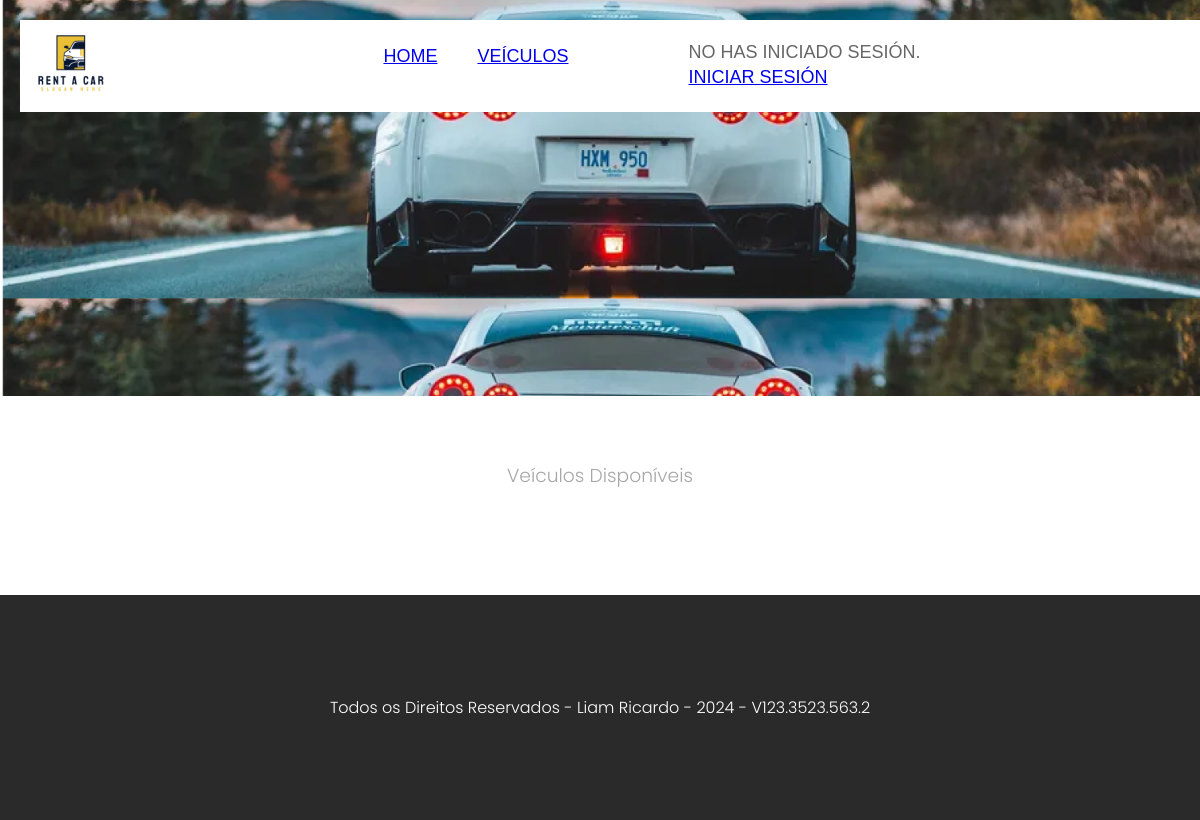
The app's page /veiculos, older data.
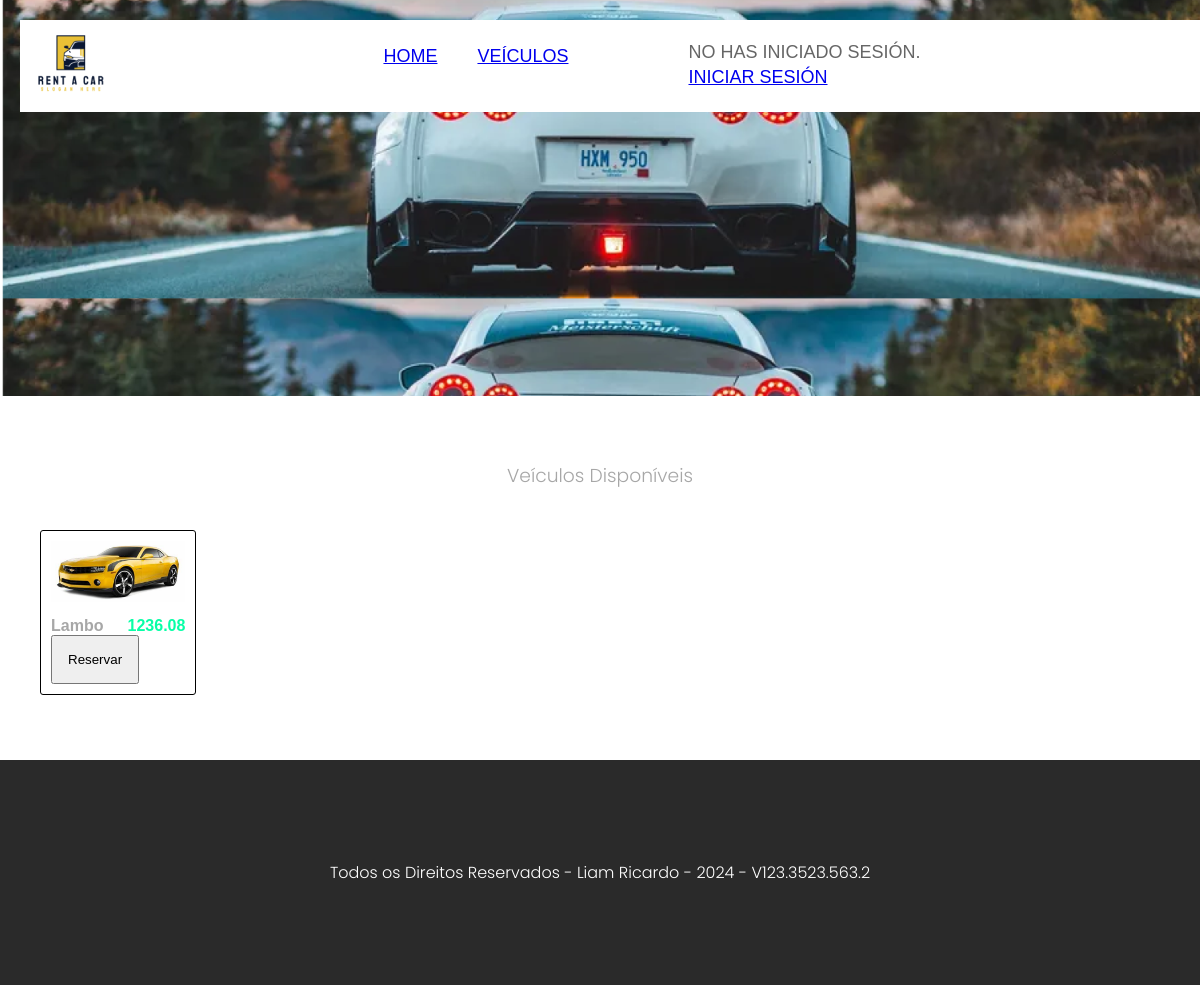
The same page, newer data.
### app/models.py (models this page shows, shortened)
class Veicles(db.Model):
    __tablename__ = 'Veicles'
    id = db.Column(db.Integer ,primary_key=True)
    Marca = db.Column(db.String(80) , nullable=False)
    Modelo = db.Column(db.String(100) , nullable=False)
    Placa = db.Column(db.String(100), nullable=False)
    Valor = db.Column(db.Float, nullable=False)
    Img = db.Column(db.String(100), nullable=False)

### app/routes.py (the view)
@main.route('/veiculos')
def veiculos():
    veiculos_list = Veicles.query.all()
    return render_template('veiculos.html', veiculos=veiculos_list)

### app/templates/veiculos.html (shortened to what this page needs)
{% extends 'base.html' %}
{% block conte %}
<section id="content">
    <main id="main">
        <section id="Veiculos">
            <h1>Veículos Disponíveis</h1>
            <div class="listaVeiculos">
                {% for veiculo in veiculos %}
                <div class="blocosVeiculos">
                    <img src="/static/uploads/{{ veiculo.Img }}" alt="Imagem do veículo">
                    <div class="legenda">
                        <span class="nome">{{ veiculo.Marca }}</span>
                        <span class="preco">{{ veiculo.Valor }}</span>
                    </div>
                    <form action="/reservar/{{ veiculo.id }}" method="get">
                        <input type="submit" value="Reservar" class="btn-reservar">
                    </form>
                </div>
                {% endfor %}
            </div>
        </section>
    </main>
</section>
{% endblock %}

### app/templates/base.html (shortened to what this page needs)
<!DOCTYPE html>
<html lang="en">
<head>
    <link rel="stylesheet" href="static/css/app.css">
</head>
<body>
{% block manu %}
    <section id="header">
        <div id="menu">
            <div id="logo">
                <img src="static/imagens/logo.png" width="84">
            </div>
            <nav>
                <ul class="poppins-light">
                    <li><a href="menu">Home</a></li>
                    <li><a href="veiculos">Veículos</a></li>
                    <li>
                    {% if session['username'] %}
                        <p>{{ session['username'] }}</p>
                        <a href="/login">Cerrar sesión</a>
                    {% else %}
                        <p>No has iniciado sesión.</p>
                        <a href="/login">Iniciar sesión</a>
                    {% endif %}</li>
                </ul>
            </nav>
        </div>
    </section>
{% endblock  %}
{% block conte %}
{% endblock %}
    <footer>
        Todos os Direitos Reservados - Liam Ricardo - 2024 - V123.3523.563.2
    </footer>
</body>
</html>

### app/static/css/app.css (style rules this page uses)
* { margin: 0px;padding: 0px; font-family: Verdana, Geneva, Tahoma, sans-serif; }
:root { --verde: #07FFA6; --preto: #2A2A2A; --amarelo: #E9C035; --corTexto: #3A3A3A; --corNome: #A7A7A7; }
.poppins-light { font-family: "Poppins", sans-serif; font-weight: 300; font-style: normal; }
body, html { background-color: #fff !important; height: 100vh; }
#header { background-image: url('../imagens/backgroundTopo.png'); background-size: 100%; padding: 20px 20px; height: 356px; }
#menu { display: flex; flex-direction: row; justify-content: space-between; background-color: #fff; width: 100%; align-items: center; padding: 10px; }
#menu nav ul { display: flex; flex-direction: row; gap: 40px; }
#menu nav ul li { list-style: none; font-size: 18px; color: #666666; text-transform: uppercase; font-family: "Poppins", sans-serif; font-weight: 300; font-style: normal; }
#content { padding: 65px 40px; background-repeat: no-repeat; background-position: 0 0; }
#main { background-repeat: no-repeat; background-position: bottom left; }
#Veiculos h1 { color: var(--corNome); width: 100%; text-align: center; font-weight: 100; margin-bottom: 40px; font-family: "Poppins", sans-serif; font-weight: 300; font-style: normal; }
.listaVeiculos { display: flex;flex-direction: row;gap: 20px;flex-wrap: wrap; }
.blocosVeiculos { display: flex;flex-direction: column;padding: 10px;border:1px solid #000;border-radius:3px;width: 12%; }
.legenda { display: flex;flex-direction: row; justify-content: space-between; margin-top: 15px; }
.blocosVeiculos .preco { color: var(--verde); font-weight: 700; }
.blocosVeiculos .nome { color: var(--corNome); font-weight: 700; }
input { padding: 15px; }
footer { background-color: #2A2A2A ; padding: 100px 0px; text-align: center; color: #fff; width: 100%; bottom: 0px; font-family: "Poppins", sans-serif; font-weight: 300; font-style: normal; }

Row changes from the older to the newer data that the page shows:
added Veicles: Img (picture), Marca "Lambo", Valor "1236.08"
